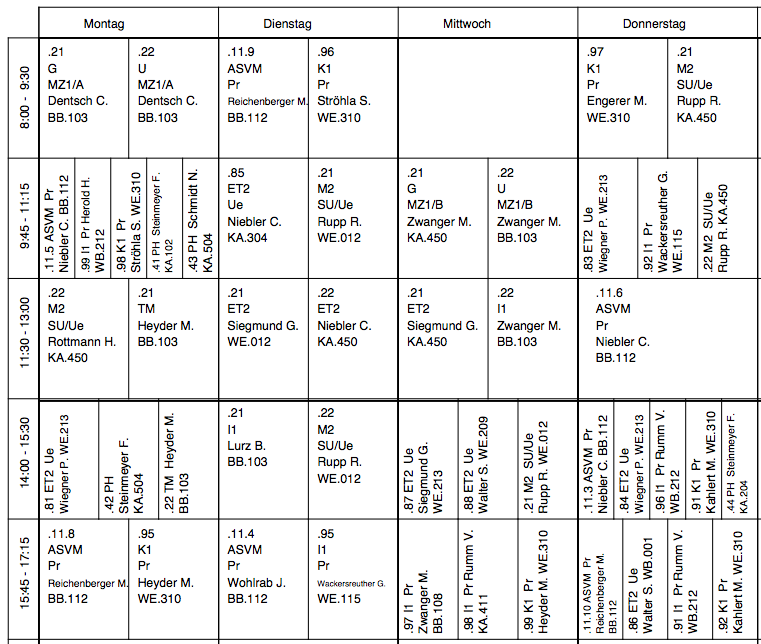
//> input picture pdfIn.png, 761 x 644 px, given in place of tmp.jpg, which was not available
$ ./main pdfIn.png   (built with g++ and OpenCV 4)
//> lines starting //> are read from the running program, lines starting //| are printed output that depends on the picture; pictures that were not available may be replaced by others from this repository, and a replacement may not be noted
//
//  main.cpp
//
//  Created by Denis Stadniczuk on 23/11/13.
//  Copyright (c) 2013 Denis Stadniczuk. All rights reserved.
//

#include <iostream>
#include <fstream>
#include <string>

#include "opencv2/imgproc/imgproc.hpp"
#include "opencv2/highgui/highgui.hpp"

//Shannon entropy is a measure of how much information a series of values hold.
//If all the values have the same value, the Shannon entropy will be 0
//If the values span a wide range of numbers, the Shannon entropy will be high
float computeShannonEntropy(cv::Mat gray)
{
   uchar histo[256];
   for (int i = 0; i < 256; i++) {
      histo[i] = 0;
   }

   int total = 0;
   for (int i = 0; i < gray.rows; i++) {
      for (int j = 0; j < gray.cols; j++) {
         histo[gray.row(i).col(j).ptr()[0]]++;
         total++;
      }
   }
   float entropy = 0;
   for (int i = 0; i < 256; i++) {
      if (histo[i] != (uchar)0) {
         entropy += ((float)histo[i] / (float)total) * log2f((float) histo[i] / (float)total);
      }
   }
   return -entropy;
}

int colorDifference(int ar, int ag, int ab, int br, int bg, int bb)
{
   ar = br-ar;
   ag = bg-ag;
   ab = bb-ab;
   return ar*ar + ag*ag + ab*ab;
}

int main(int argc, const char * argv[])
{
   if (argc < 2) {
//      std::cout << argv[0] << std::endl;
      std::cout << "Usage: pdfconv pdfname.pdf" << std::endl;
      return 0;
   }


   std::string pdfName = argv[1];

   //convert the pdf into an image to work with
   std::string cmd = "/opt/local/bin/gs -dNOPAUSE -sDEVICE=jpeg -dFirstPage=1 -dLastPage=1 -sOutputFile=tmp.jpg -dJPEGQ=100 -q "+pdfName+" -c quit";
   system(cmd.c_str());


   cv::Mat src = cv::imread("tmp.jpg", CV_LOAD_IMAGE_COLOR);
//> src is the input picture: 644 rows x 761 cols, CV_8UC3; mean B, G, R 233.9, 233.8, 233.9
   cv::Mat gray;
   cvtColor(src,gray,CV_RGB2GRAY);

   cv::Mat work = gray.clone();

   int rows = src.rows;
//> rows = 644
   int columns = src.cols;
//> columns = 761

   cv::Mat horizontalSeps = cv::Mat::ones(rows, columns, CV_8U);
   cv::Mat verticalSeps = cv::Mat::ones(rows, columns, CV_8U);

   //Let's make the contrast very high. Each value below 200 is treated as black, everything above as white
   for (int i = 0; i < rows; i++) {
      for (int j = 0; j < columns; j++) {
         if (work.row(i).col(j).ptr()[0] < 200) {
            work.row(i).col(j).ptr()[0] = 0;
         } else {
            work.row(i).col(j).ptr()[0] = 255;
         }
         horizontalSeps.row(i).col(j) = 255;
         verticalSeps.row(i).col(j) = 255;
      }
   }
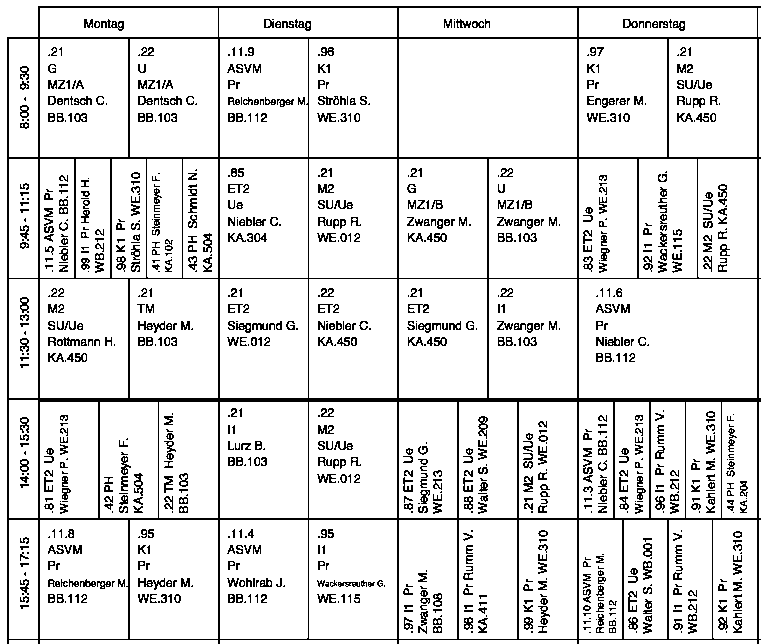
//> work: 644 rows x 761 cols, CV_8UC1; 88.8% white; black in thin lines or dots
//> horizontalSeps: 644 rows x 761 cols, CV_8UC1; every value is 255

   int tableSeparatorLength_pixels = 100;

   //We check the Shannon entropy of patches of the image. If it is 0 and also black, this might be a border
   //Start with patches from left to right
   for (int r = 0; r < rows; r++) {
      for (int c = 0; c < columns - tableSeparatorLength_pixels; c+=tableSeparatorLength_pixels/10) {
         cv::Mat separatorGray(work, cv::Rect(c, r, tableSeparatorLength_pixels, 1));

         float entropy = computeShannonEntropy(separatorGray);
         if (entropy < 0.01f) {
            int val = separatorGray.row(0).col(0).ptr()[0];
            if (val == 0) {
               for (int i = 0; i < tableSeparatorLength_pixels; i++) {
                  horizontalSeps.row(r).col(c+i).ptr()[0] = 0;
               }
            }
         }
      }
   }
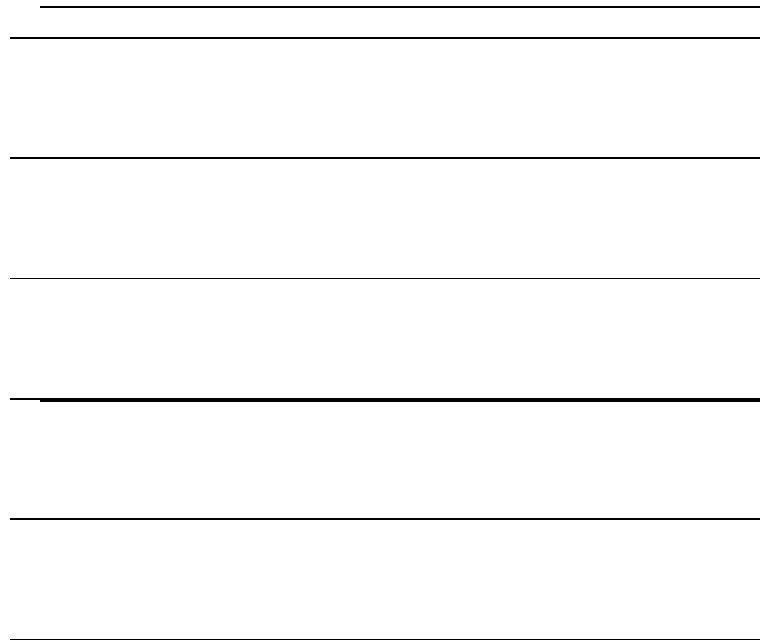
//> horizontalSeps: 644 rows x 761 cols, CV_8UC1; 97.9% white; black in thin lines or dots

   tableSeparatorLength_pixels = 50;

  //now patches from top to bottom
   for (int c = 0; c < columns; c++) {
      for (int r = 0; r < rows - tableSeparatorLength_pixels; r+=tableSeparatorLength_pixels/10) {
         cv::Mat separatorGray(work, cv::Rect(c, r, 1, tableSeparatorLength_pixels));

         float entropy = computeShannonEntropy(separatorGray);
         if (entropy < 0.01f) {
            int val = separatorGray.row(0).col(0).ptr()[0];
            if (val == 0) {
               for (int i = 0; i < tableSeparatorLength_pixels; i++) {
                  verticalSeps.row(r+i).col(c).ptr()[0] = 0;
               }
            }
         }
      }
   }
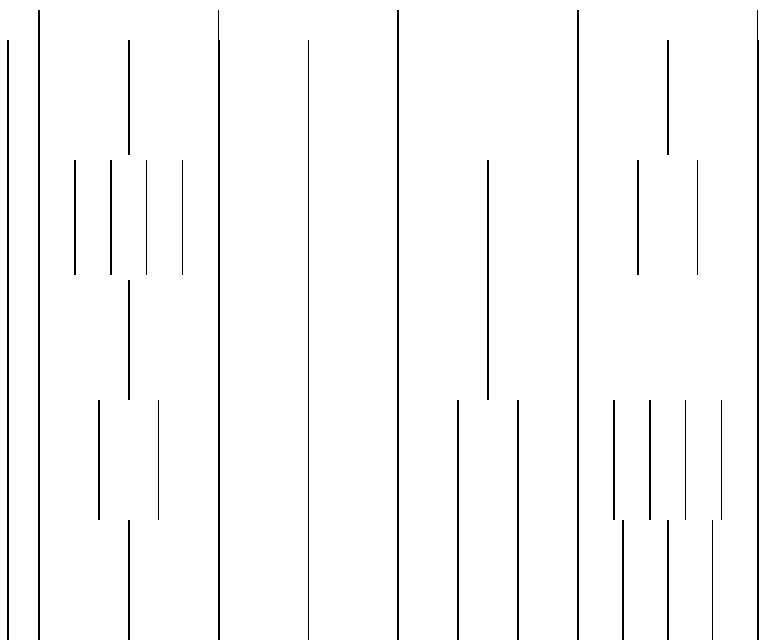
//> verticalSeps: 644 rows x 761 cols, CV_8UC1; 97.3% white; black in thin lines or dots

//Debug
//   cv::imwrite("/Users/denis/SourceCodes/pdfTableExtract/c_out_hor.tiff", horizontalSeps);
//   cv::imwrite("/Users/denis/SourceCodes/pdfTableExtract/c_out_ver.tiff", verticalSeps);

   cv::Mat table = horizontalSeps.mul(verticalSeps);
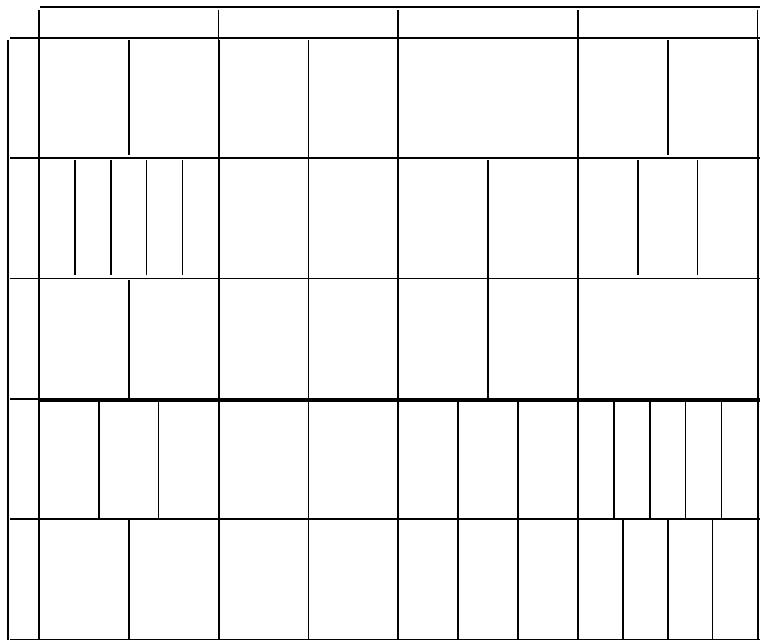
//> table: 644 rows x 761 cols, CV_8UC1; 95.2% white; black in thin lines or dots
//   cv::imwrite("/Users/denis/SourceCodes/pdfTableExtract/c_out_table.tiff", table);


   //Let's determine where the table borders are
   int rowSepLocs[rows];
   for (int r = 0; r < rows; r++) {
      rowSepLocs[r] = 0;
      for (int c = 0; c < columns; c++) {
         rowSepLocs[r] += horizontalSeps.row(r).col(c).ptr()[0];
      }
      rowSepLocs[r] /= columns;
   }

   int colSepLocs[columns];
   for (int c = 0; c < columns; c++) {
      colSepLocs[c] = 0;
      for (int r = 0; r < rows; r++) {
         colSepLocs[c] += verticalSeps.row(r).col(c).ptr()[0];
      }
      colSepLocs[c] /= rows;
   }

   int last = 255;
   std::vector<int> rowLocs;
   for (int r = 0; r < rows; r++) {
      if (last == 255 && rowSepLocs[r] != 255) {
         last = 0;
         rowLocs.push_back(r);
      }
      if (rowSepLocs[r] == 255) {
         last = 255;
      }
   }
//> after the loop, last = 255; rowLocs = [6, 37, 157, 278, 398, 518, 639]

   last = 255;
   std::vector<int> colLocs;
   for (int c = 0; c < columns; c++) {
      if (last == 255 && colSepLocs[c] != 255) {
         last = 0;
         colLocs.push_back(c);
      }
      if (colSepLocs[c] == 255) {
         last = 255;
      }
   }
//> after the loop, last = 255; colLocs = 26 values from 7 to 757


   //handle cells spanning multiple columns
   std::vector<std::vector<bool>> colSpans;
   //each td of table gets one entry here. 1 is standard, x means number of spans, 0 means that a preceeding td has span > 1

   for (int r = 0; r < rowLocs.size()-1; r++) {
      std::vector<bool> row;
      for (int c = 0; c < colLocs.size()-1; c++) {

         //check if each value in area of interest is 255
         bool allWhite = true;
         for (int i = rowLocs[r]+1; i < rowLocs[r+1] && allWhite; i++) {
            for (int j = colLocs[c+1]-1; j < colLocs[c+1]+1 && allWhite; j++) {
               int val = (int) *table.row(i).col(j).ptr();

               if (val != 255) {
                  allWhite = false;
               }
            }
         }
         if (allWhite) {
//            std::cout << "colspan++  at row " << r << " col " << c << std::endl;
            row.push_back(true);
         } else {
            row.push_back(false);
         }
      }
      colSpans.push_back(row);
   }


   //handle cells spanning multiple rows
   std::vector<std::vector<bool>> rowSpans;
   //each td of table gets one entry here. 1 is standard, x means number of spans, 0 means that a preceeding td has span > 1

   for (int c = 0; c < colLocs.size()-1; c++) {
      std::vector<bool> col;
      for (int r = 0; r < rowLocs.size()-1; r++) {

         //check if each value in area of interest is 255
         bool allWhite = true;
         for (int i = rowLocs[r+1]-1; i < rowLocs[r+1]+1 && allWhite; i++) {
            for (int j = colLocs[c]+1; j < colLocs[c+1] && allWhite; j++) {
               int val = (int) *table.row(i).col(j).ptr();

               if (val != 255) {
                  allWhite = false;
               }
            }
         }
         if (allWhite) {
//            std::cout << "rowspan++  at row " << r << " col " << c << std::endl;
            col.push_back(true);
         } else {
            col.push_back(false);
         }
      }
      rowSpans.push_back(col);
   }


   //let's start writing the data
   std::string outTable = "<html><head><meta http-equiv='Content-Type' content='text/html; charset=UTF-8' /></head><style>td { border: 1px solid gray; }</style><body><table>\n";

   for (int i = 0; i < rowLocs.size()-1; i++) {
      outTable += "<tr>\n";
      for (int j = 0; j < colLocs.size()-1; j++) {
         int c_start = colLocs[j];
         int r_start = rowLocs[i];

         int colSpan = 1;
         while (j < colLocs.size()-1 && colSpans[i][j]) {
            colSpan++;
            j++;
         }
         int c_end = colLocs[j+1];
         int r_end = rowLocs[i+1];
         int rowSpan = 1;
         if (i > 0 && rowSpans[j][i-1]) {
//            rowSpan = 0;
//            r_end = rowLocs[i];
            continue;
         } else {
            int t = j;
            while (t < rowLocs.size()-1 && rowSpans[t][i]) {
               rowSpan++;
               t++;
            }
            r_end = rowLocs[i+rowSpan];
         }

         //use pdftotext to extract the text. Writing it to tmp.txt (A little dirty, done is better than perfect)
         std::string str = "/opt/local/bin/pdftotext " + pdfName + " -f 1 -l 1 -x " + std::to_string(c_start) + " -y " + std::to_string(r_start) + " -W " + std::to_string(c_end - c_start) + " -H " + std::to_string(r_end - r_start) + " -layout -nopgbrk tmp.txt";
//         std::cout << str << std::endl;
         system(str.c_str());
         std::ifstream ifs("tmp.txt");
         std::string content( (std::istreambuf_iterator<char>(ifs) ),
                             (std::istreambuf_iterator<char>()    ) );
         outTable += "<td colspan='" + std::to_string(colSpan) + "' rowspan='" + std::to_string(rowSpan) + "'>" + content + "</td>";

      }
      outTable += "</tr>\n";
   }

   outTable += "</table></body></html>";

   std::ofstream outfile;
   outfile.open ("out.html");
   outfile << outTable;
   outfile.close();

   return 0;
}
